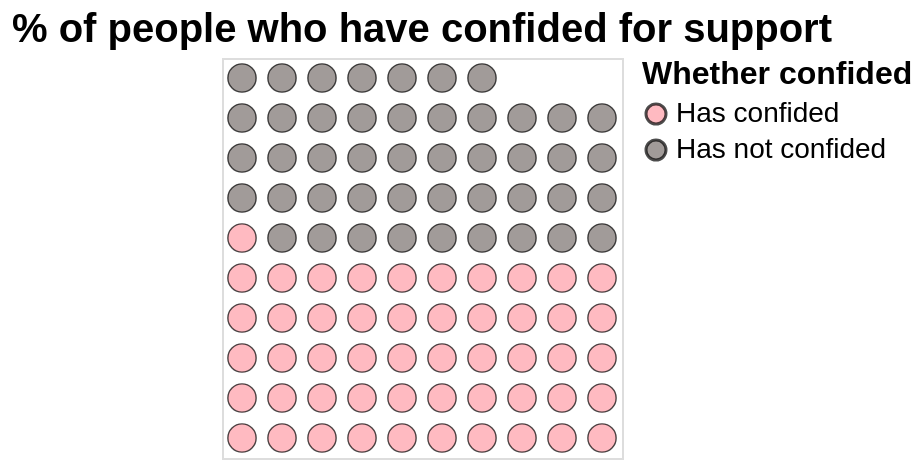

Specify this chart in Vega-Lite:
### Vega-Lite specification from a JSON file in a GitHub repository (floating-point values rounded to 4 significant figures)
{"$schema": "https://vega.github.io/schema/vega-lite/v5.json", "description": "A waffle chart showing the percentage of people who have confided.", "title": {"text": "% of people who have confided for support", "fontSize": 20, "anchor": "middle"}, "data": {"values": [{"Gender": "Female", "Whether confided": "Has confided", "Value": 653.1}, {"Gender": "Female", "Whether confided": "Has not confided", "Value": 600.0}]}, "transform": [{"joinaggregate": [{"op": "sum", "field": "Value", "as": "Total"}]}, {"calculate": "datum.Value / datum.Total * 100", "as": "PercentOfTotal"}, {"calculate": "floor(datum.PercentOfTotal)", "as": "WholePercent"}, {"calculate": "sequence(1, datum.WholePercent)", "as": "S"}, {"flatten": ["S"]}, {"window": [{"op": "row_number", "as": "id"}], "sort": [{"field": "Whether confided", "order": "ascending"}]}, {"calculate": "ceil(datum.id / 10)", "as": "row"}, {"calculate": "datum.id - datum.row * 10", "as": "col"}], "mark": {"type": "circle", "filled": true, "stroke": "black", "strokeWidth": 0.7}, "encoding": {"x": {"field": "col", "type": "ordinal", "axis": null}, "y": {"field": "row", "type": "ordinal", "axis": null, "sort": "-y"}, "color": {"field": "Whether confided", "type": "nominal", "scale": {"range": ["#ff9da6", "#79706e"]}, "legend": {"orient": "right", "offset": 10, "labelOffset": 3, "titlePadding": 5, "titleFontSize": 16, "labelFontSize": 14}}, "size": {"value": 200}, "tooltip": [{"field": "Whether confided", "type": "nominal"}, {"field": "PercentOfTotal", "type": "quantitative", "title": "Percentage", "format": ".2f"}]}, "config": {"legend": {"labelFontSize": 14, "titleFontSize": 16}}}
